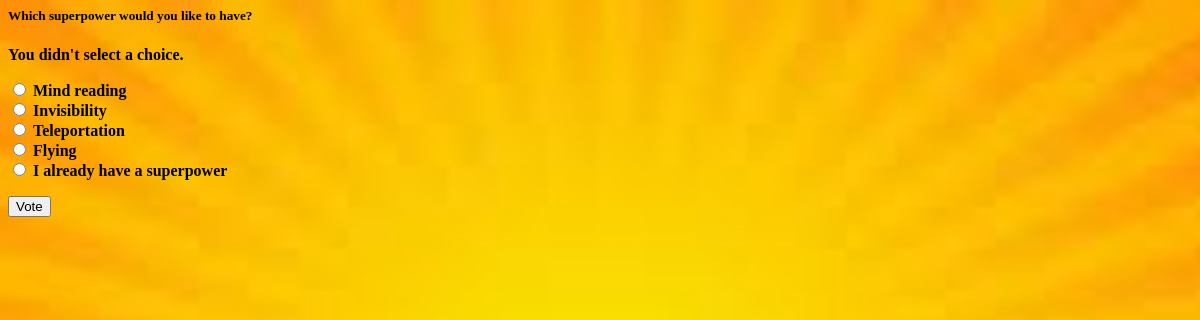
The page /polls/1/vote/ on the database its author committed.
### polls/models.py (models this page shows, shortened)
class Question(models.Model):
    question_text = models.CharField(max_length=200)
    pub_date = models.DateTimeField('date published')
    def was_published_recently(self):
        now = timezone.now()
        return now - datetime.timedelta(days=1) <= self.pub_date <= now
    was_published_recently.admin_order_field = 'pub_date'
    was_published_recently.boolean = True
    was_published_recently.short_description = 'Published recently?'

class Choice(models.Model):
    question = models.ForeignKey(Question, on_delete=models.CASCADE)
    choice_text = models.CharField(max_length=200)
    votes = models.IntegerField(default=0)

### polls/views.py (the view)
# urls.py: path('<int:question_id>/vote/', views.vote, name='vote'),
def vote(request, question_id):
    question = get_object_or_404(Question, pk=question_id)
    try:
        selected_choice = question.choice_set.get(pk=request.POST["choice"])
    except (KeyError, Choice.DoesNotExist):
        return render(
            request,
            "polls/detail.html",
            {
                "question": question,
                "error_message": "You didn't select a choice.",
            },
        )
    else:
        selected_choice.votes += 1
        selected_choice.save()
        return HttpResponseRedirect(reverse("polls:results", args=(question.id,)))

### polls/templates/polls/detail.html (shortened to what this page needs)
<link href="//netdna.bootstrapcdn.com/twitter-bootstrap/2.3.2/css/bootstrap-combined.min.css" rel="stylesheet" id="bootstrap-css">
{% load static %}
<link rel="stylesheet" type="text/css" href="{% static 'polls/style.css' %}">
<div class="span6">
<h5>{{ question.question_text }}</h5>
{% if error_message %}<p><strong>{{ error_message }}</strong></p>{% endif %}
<form action="{% url 'polls:vote' question.id %}" method="post">
{% for choice in question.choice_set.all %}
    <input type="radio" name="choice" id="choice{{ forloop.counter }}" value="{{ choice.id }}"><label for="choice{{ forloop.counter }}"> <strong>{{ choice.choice_text }}</strong></label><br>
{% endfor %}
<p>
<input type="submit" class="btn btn-large btn-success"  value="Vote" >
</p>
</form>
</div>

### rows shown on the page
Question: question_text "Which superpower would you like to have?"
Choice: choice_text "Mind reading"
Choice: choice_text "Invisibility"
Choice: choice_text "Teleportation"
Choice: choice_text "Flying"
Choice: choice_text "I already have a superpower"

### other values the page prints
{{ error_message }} "You didn't select a choice."
